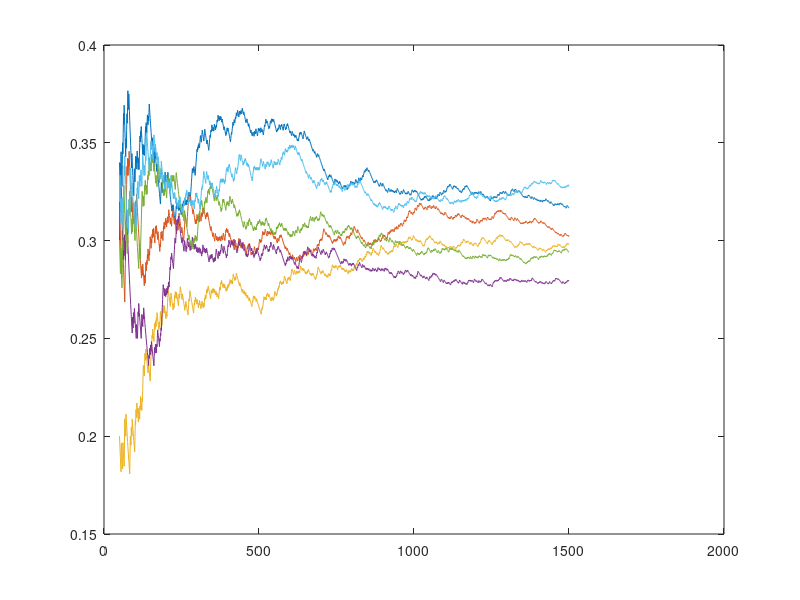

This figure's MATLAB source: (Note: this script raises an error after producing the figure.)
ba = .3;
max_abs = 1500;
at_bats = 50:1:1500;
num_sims =6;
running_averages = zeros(length(at_bats),num_sims);

for i=1:num_sims
    data = binornd(1,ba,max_abs,1);
    for j=50:max_abs
        running_averages(j-49,i)=mean(data(1:j));
    end
end

plot(at_bats,running_averages(:,1))
hold on
plot(at_bats,running_averages(:,2))
plot(at_bats,running_averages(:,3))
plot(at_bats,running_averages(:,4))
plot(at_bats,running_averages(:,5))
plot(at_bats,running_averages(:,6))
plot(270+zeros(100,1),linspace(.22,.38),'bl','LineWidth',3)